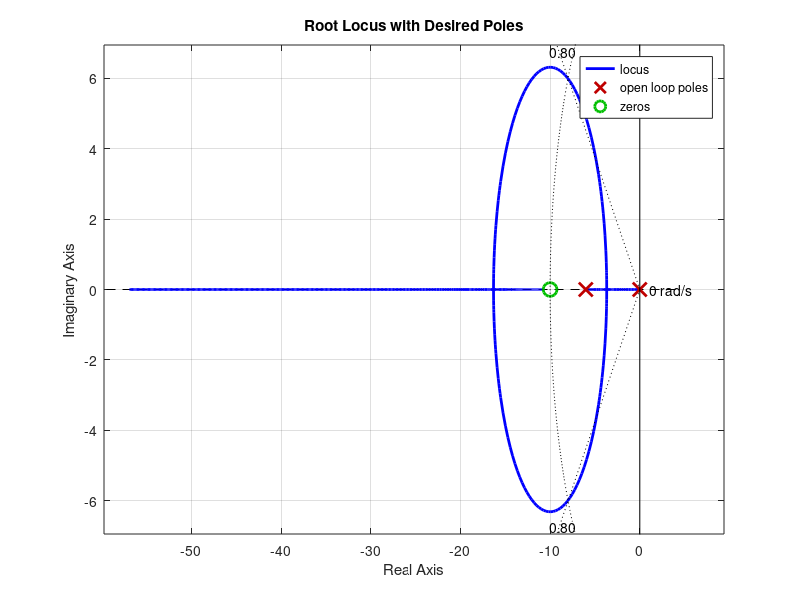

Recreate this plot in MATLAB.
clear all
close all
clc

I = 0.0693;  % Inertia
b = 0.417;   % Damping coefficient
G = tf(1, [I, b, 0]);  % Open-loop transfer function

Kd = 1;  % Initial guess for Kd (we will adjust later)
Kp = 10 * Kd;  % Relationship Kp = 10 * Kd
C = tf([Kd, Kd*10], 1);  % PD controller
L = series(C, G);  % Open-loop transfer function with controller

figure;
rlocus(L);  % Plot the root locus
sgrid(0.8, 10);  % Overlay grid lines for ζ = 0.8 and ωn = 10 rad/s
title('Root Locus with Desired Poles');
grid on;


